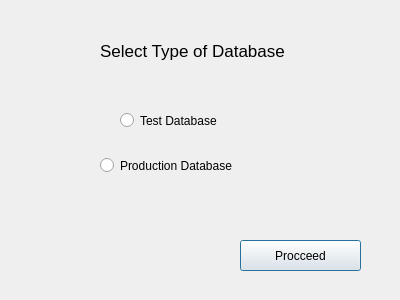
<?xml version="1.0" encoding="UTF-8"?>
<ui version="4.0">
 <class>DatabaseSelection</class>
 <widget class="QDialog" name="DatabaseSelection">
  <property name="geometry">
   <rect>
    <x>0</x>
    <y>0</y>
    <width>400</width>
    <height>300</height>
   </rect>
  </property>
  <property name="windowTitle">
   <string>Dialog</string>
  </property>
  <widget class="QRadioButton" name="testdb">
   <property name="geometry">
    <rect>
     <x>120</x>
     <y>110</y>
     <width>121</width>
     <height>21</height>
    </rect>
   </property>
   <property name="text">
    <string>Test Database</string>
   </property>
  </widget>
  <widget class="QRadioButton" name="productiondb">
   <property name="geometry">
    <rect>
     <x>100</x>
     <y>150</y>
     <width>171</width>
     <height>31</height>
    </rect>
   </property>
   <property name="text">
    <string>Production Database</string>
   </property>
  </widget>
  <widget class="QLabel" name="label">
   <property name="geometry">
    <rect>
     <x>100</x>
     <y>30</y>
     <width>191</width>
     <height>41</height>
    </rect>
   </property>
   <property name="font">
    <font>
     <pointsize>13</pointsize>
    </font>
   </property>
   <property name="text">
    <string>Select Type of Database</string>
   </property>
  </widget>
  <widget class="QPushButton" name="close">
   <property name="geometry">
    <rect>
     <x>240</x>
     <y>240</y>
     <width>121</width>
     <height>31</height>
    </rect>
   </property>
   <property name="text">
    <string>Procceed</string>
   </property>
  </widget>
 </widget>
 <resources/>
 <connections/>
</ui>
